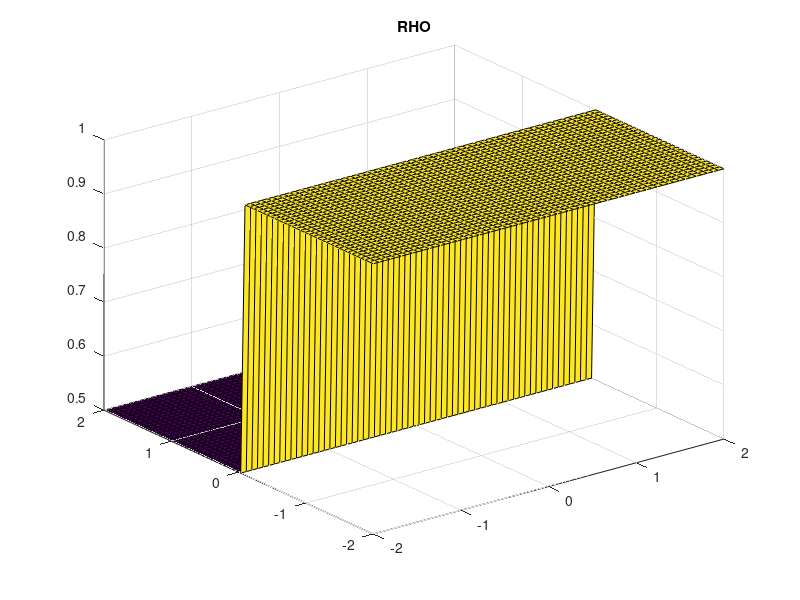
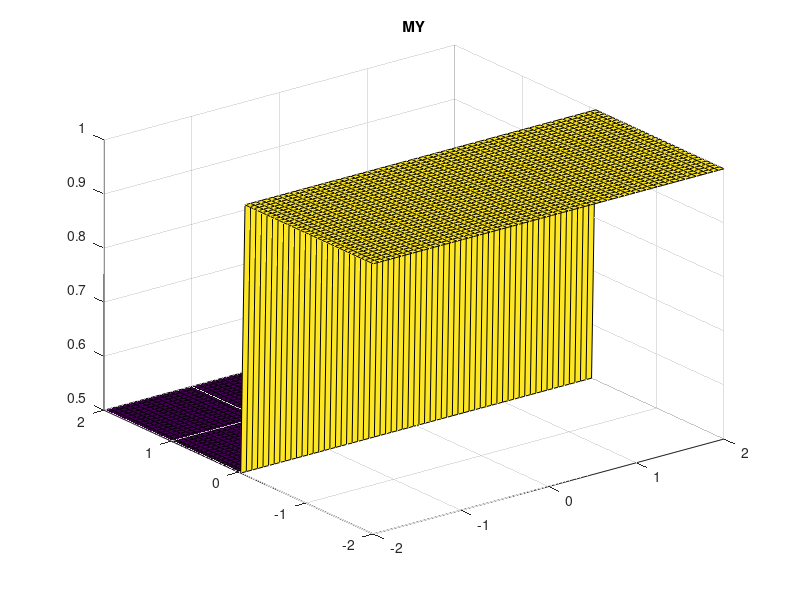
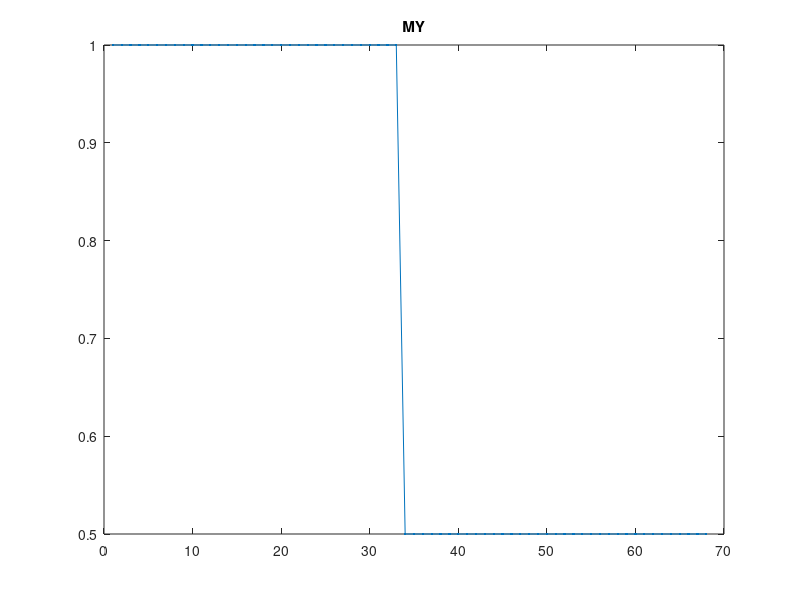

The MATLAB script that drew these images, in order: (Note: this script raises an error after producing the figures.)
clear all; clc;% close all;
% Lax-Wendroff Scheme for solving the compressible Euler Equations

% Domain initialization
nx   =  64 ; ny   =  64 ;
xmax =  2.0; ymax =  2.0;
xmin = -2.0; ymin = -2.0;
dx = (xmax-xmin)/(nx-1);
dy = (ymax-ymin)/(ny-1);
[X,Y] = meshgrid(xmin:dx:xmax,ymin:dy:ymax);

% Time initialization
tmax = 100;
CFL  = 0.1;
dt   = CFL*min(dx,dy);
Cx   = dt/dx;
Cy   = dt/dy;

% Switches
TVD = 2;                  % 1=MinMod, 2=Superbee, 3=Nonlinear Superbee
BC  = 2;                  % 1=Reflective, 2=Periodic
SCH = 1;                  % 1=Lax-Wendroff, 2=MPDATA

% Physical Constants
gamma = 1.4;

% Initial Conditions
RHO = ones (ny+4,nx+4);
MX  = zeros(ny+4,nx+4);
MY  = ones (ny+4,nx+4);
E   = ones (ny+4,nx+4);
P   = ones (ny+4,nx+4);

% RHO(3:ny+2,3:nx+2) = exp(-2*(X.^2+Y.^2)) + 1;
% RHO(ny/2-ny/4:ny/2+ny/4,:) = 2;
RHO(ny/2+2:ny+4,:) = 0.5;
% MY (ny/2+2:ny+4,:) = 0.5;
MY = RHO;
P  (ny/2+2:ny+4,:) = 0.5;

figure(1),surf(X,Y,RHO(3:ny+2,3:nx+2)), title('RHO')
figure(2),surf(X,Y,MY (3:ny+2,3:nx+2)), title('MY' )
figure(3),plot(MY(:,34),'.-'         ), title('MY' )

RHO_New = RHO;


for t=0:dt:tmax
% Boundary Conditions
if BC == 1 % Reflective BC
    RHO(2,:) = RHO(3,:); P(2,:) = P(3,:); E(2,:) = E(3,:);
    RHO(1,:) = RHO(2,:); P(1,:) = P(2,:); E(1,:) = E(2,:);
    RHO(:,2) = RHO(:,3); P(:,2) = P(:,3); E(:,2) = E(:,3);
    RHO(:,1) = RHO(:,2); P(:,1) = P(:,2); E(:,1) = E(:,2);
    
    MX(2,:) = -MX(3,:); MY(2,:) = -MY(3,:);
    MX(1,:) =  MX(2,:); MY(1,:) =  MY(2,:);
    MX(:,2) = -MX(:,3); MY(:,2) = -MY(:,3);
    MX(:,1) =  MX(:,2); MY(:,1) =  MY(:,2);
    
    RHO(ny+3,:) = RHO(ny+2,:); P(ny+3,:) = P(ny+2,:); E(ny+3,:) = E(ny+2,:);
    RHO(ny+4,:) = RHO(ny+2,:); P(ny+4,:) = P(ny+2,:); E(ny+4,:) = E(ny+2,:);
    RHO(:,nx+3) = RHO(:,nx+2); P(:,nx+3) = P(:,nx+2); E(:,nx+3) = E(:,nx+2);
    RHO(:,nx+4) = RHO(:,nx+2); P(:,nx+4) = P(:,nx+2); E(:,nx+4) = E(:,nx+2);
    
    MX(ny+3,:) = -MX(ny+2,:); MY(ny+3,:) = -MY(ny+2,:);
    MX(ny+4,:) =  MX(ny+3,:); MY(ny+4,:) =  MY(ny+3,:);
    MX(:,nx+3) = -MX(:,nx+2); MY(:,nx+3) = -MY(:,nx+2);
    MX(:,nx+4) =  MX(:,nx+3); MY(:,nx+4) =  MY(:,nx+3);
    
elseif BC == 2 % Periodic BC
    RHO(2,:) = RHO(ny+2,:); P(2,:) = P(ny+2,:); E(2,:) = E(ny+2,:);
    RHO(1,:) = RHO(ny+1,:); P(1,:) = P(ny+1,:); E(1,:) = E(ny+1,:);
    RHO(:,2) = RHO(:,nx+2); P(:,2) = P(:,nx+2); E(:,2) = E(:,nx+2);
    RHO(:,1) = RHO(:,nx+1); P(:,1) = P(:,nx+1); E(:,1) = E(:,nx+1);
    
    MX(2,:) = MX(ny+2,:); MY(2,:) = MY(ny+2,:);
    MX(1,:) = MX(ny+1,:); MY(1,:) = MY(ny+1,:);
    MX(:,2) = MX(:,nx+2); MY(:,2) = MY(:,nx+2);
    MX(:,1) = MX(:,nx+1); MY(:,1) = MY(:,nx+1);
    
    RHO(ny+3,:) = RHO(3,:); P(ny+3,:) = P(3,:); E(ny+3,:) = E(3,:);
    RHO(ny+4,:) = RHO(4,:); P(ny+4,:) = P(4,:); E(ny+4,:) = E(4,:);
    RHO(:,nx+3) = RHO(:,3); P(:,nx+3) = P(:,3); E(:,nx+3) = E(:,3);
    RHO(:,nx+4) = RHO(:,4); P(:,nx+4) = P(:,4); E(:,nx+4) = E(:,4);
    
    MX(ny+3,:) = MX(3,:); MY(ny+3,:) = MY(3,:);
    MX(ny+4,:) = MX(4,:); MY(ny+4,:) = MY(4,:);
    MX(:,nx+3) = MX(:,3); MY(:,nx+3) = MY(:,3);
    MX(:,nx+4) = MX(:,4); MY(:,nx+4) = MY(:,4);
end

% First Pass
j = 1:ny+2;
i = 1:nx+2;
% X Direction
% Density
RHOx (j,i) = 0.5*(RHO(j+2,i+2)+RHO(j+2,i+1))...
    - Cx/2*(MX(j+2,i+2)-MX(j+2,i+1));

% X Momentum
MXx  (j,i) = 0.5*(MX(j+2,i+2)+MX(j+2,i+1))...
    - Cx/2*((MX(j+2,i+2).^2./RHO(j+2,i+2)+P(j+2,i+2))...
          - (MX(j+2,i+1).^2./RHO(j+2,i+1)+P(j+2,i+1)));
% Y Momentum
MYx  (j,i) = 0.5*(MY(j+2,i+2)+MY(j+2,i+1))...
    - Cx/2*(MX(j+2,i+2).*MY(j+2,i+2)./RHO(j+2,i+2)...
          - MX(j+2,i+1).*MY(j+2,i+1)./RHO(j+2,i+1));
% Energy Flux
Ex   (j,i) = 0.5*(E(j+2,i+2)+E(j+2,i+1))...
    - Cx/2*((E(j+2,i+2)+P(j+2,i+2)).*MX(j+2,i+2)./RHO(j+2,i+2)...
          - (E(j+2,i+1)+P(j+2,i+1)).*MX(j+2,i+1)./RHO(j+2,i+1));
% Pressure
Px   (j,i) = (gamma-1)*Ex(j,i)-0.5*((MXx(j,i).^2+MYx(j,i).^2)./RHOx(j,i));

% Y Direction
RHOy (j,i) = 0.5*(RHO(j+2,i+2)+RHO(j+1,i+2))...
    - Cy/2*(MY(j+2,i+2)-MY(j+1,i+2));
% X Momentum
MXy  (j,i) = 0.5*(MX(j+2,i+2)+MX(j+1,i+2))...
    - Cy/2*(MY(j+2,i+2).*MX(j+2,i+2)./RHO(j+2,i+2)...
          - MY(j+1,i+2).*MX(j+1,i+2)./RHO(j+1,i+2));
% Y Momentum
MYy  (j,i) = 0.5*(MY(j+2,i+2)+MY(j+1,i+2))...
    - Cy/2*((MY(j+2,i+2).^2./RHO(j+2,i+2)+P(j+2,i+2))...
          - (MY(j+1,i+2).^2./RHO(j+1,i+2)+P(j+1,i+2)));
% Energy Flux
Ey   (j,i) = 0.5*(E(j+2,i+2)+E(j+1,i+2))...
    - Cy/2*((E(j+2,i+2)+P(j+2,i+2)).*MY(j+2,i+2)./RHO(j+2,i+2)...
          - (E(j+1,i+2)+P(j+1,i+2)).*MY(j+1,i+2)./RHO(j+1,i+2));
% Pressure
Py   (j,i) = (gamma-1)*Ey(j,i)-0.5*((MXy(j,i).^2+MYy(j,i).^2)./RHOy(j,i));

% Second Pass
j = 3:ny+2;
i = 3:nx+2;

nuplusy  = abs(MYy(j-1,i-2)./RHOy(j-1,i-2)...
    +sqrt(gamma*Py(j-1,i-2)./RHOy(j-1,i-2)))*Cy;
nuplusx  = abs(MXx(j-2,i-1)./RHOx(j-2,i-1)...
    +sqrt(gamma*Px(j-2,i-1)./RHOx(j-2,i-1)))*Cx;
numinusy = abs(MYy(j-2,i-2)./RHOy(j-2,i-2)...
    +sqrt(gamma*Py(j-2,i-2)./RHOy(j-2,i-2)))*Cy;
numinusx = abs(MXx(j-2,i-2)./RHOx(j-2,i-2)...
    +sqrt(gamma*Px(j-2,i-2)./RHOx(j-2,i-2)))*Cx;

% Mass Conservation
if SCH == 1 % Use Lax-Wendroff
% nuplusy  = abs(MYy(j-1,i-2)./RHOy(j-1,i-2)...
%     -sqrt(gamma*Py(j-1,i-2)./RHOy(j-1,i-2)))*Cy;
% nuplusx  = abs(MXx(j-2,i-1)./RHOx(j-2,i-1)...
%     -sqrt(gamma*Px(j-2,i-1)./RHOx(j-2,i-1)))*Cx;
% numinusy = abs(MYy(j-2,i-2)./RHOy(j-2,i-2)...
%     -sqrt(gamma*Py(j-2,i-2)./RHOy(j-2,i-2)))*Cy;
% numinusx = abs(MXx(j-2,i-2)./RHOx(j-2,i-2)...
%     -sqrt(gamma*Px(j-2,i-2)./RHOx(j-2,i-2)))*Cx;
       
RHO_New (j,i) = RHO(j,i) - Cx*(MXx(j-2,i-1)-MXx(j-2,i-2))...
                         - Cy*(MYy(j-1,i-2)-MYy(j-2,i-2))...
    - wminusx(RHO,j,i,numinusx,TVD).*(RHO(j  ,i  )-RHO(j  ,i-1))...
    + wplusx (RHO,j,i,nuplusx ,TVD).*(RHO(j  ,i+1)-RHO(j  ,i  ))...
    - wminusy(RHO,j,i,numinusy,TVD).*(RHO(j  ,i  )-RHO(j-1,i  ))...
    + wplusy (RHO,j,i,nuplusy ,TVD).*(RHO(j+1,i  )-RHO(j  ,i  ));

elseif SCH == 2 % Use MPDATA
U_halfp (j,i) = (MX(j,i+1)./RHO(j,i+1) + MX(j,i  )./RHO(j,i  ))*Cx/2;
U_halfm (j,i) = (MX(j,i  )./RHO(j,i  ) + MX(j,i-1)./RHO(j,i-1))*Cx/2;
V_halfp (j,i) = (MY(j+1,i)./RHO(j+1,i) + MY(j,i  )./RHO(j,i  ))*Cy/2;
V_halfm (j,i) = (MY(j,i  )./RHO(j,i  ) + MY(j-1,i)./RHO(j-1,i))*Cy/2;

RHO_New (j,i) = RHO(j,i) - (MPDATA(RHO(j,i  ),RHO(j,i+1),U_halfp(j,i))...
                          - MPDATA(RHO(j,i-1),RHO(j,i  ),U_halfm(j,i)))...
                         - (MPDATA(RHO(j,i  ),RHO(j+1,i),V_halfp(j,i))...
                          - MPDATA(RHO(j-1,i),RHO(j,i  ),V_halfm(j,i)));
                      
U_d_p   (j,i) = dt/dx*((abs(U_halfp(j,i))-U_halfp(j,i).^2).*...
    d_px(j,i  ,RHO_New) - U_halfp(j,i).*V_halfp(j,i).*d_py(j,i  ,RHO_New));
U_d_m   (j,i) = dt/dx*((abs(U_halfm(j,i))-U_halfm(j,i).^2).*...
    d_px(j,i-1,RHO_New) - U_halfm(j,i).*V_halfm(j,i).*d_py(j,i-1,RHO_New));
V_d_p   (j,i) = dt/dy*((abs(V_halfp(j,i))-V_halfp(j,i).^2).*...
    d_py(j  ,i,RHO_New) - U_halfp(j,i).*V_halfp(j,i).*d_px(j  ,i,RHO_New));
V_d_m   (j,i) = dt/dy*((abs(V_halfm(j,i))-V_halfm(j,i).^2).*...
    d_py(j-1,i,RHO_New) - U_halfm(j,i).*V_halfm(j,i).*d_px(j-1,i,RHO_New));

RHO_New (j,i) = RHO_New(j,i) - (MPDATA(RHO_New(j,i  ),RHO_New(j,i+1),U_d_p(j,i))...
                              - MPDATA(RHO_New(j,i-1),RHO_New(j,i  ),U_d_m(j,i)))...
                             - (MPDATA(RHO_New(j,i  ),RHO_New(j+1,i),V_d_p(j,i))...
                              - MPDATA(RHO_New(j-1,i),RHO_New(j,i  ),V_d_m(j,i)));

end

% j = 3:ny+2;
% i = 3:nx+2;
% 
% U_halfp (j,i) = (MX(j,i+1)./RHO(j,i+1) + MX(j,i  )./RHO(j,i  ))*Cx/2;
% U_halfm (j,i) = (MX(j,i  )./RHO(j,i  ) + MX(j,i-1)./RHO(j,i-1))*Cx/2;
% V_halfp (j,i) = (MY(j+1,i)./RHO(j+1,i) + MY(j,i  )./RHO(j,i  ))*Cy/2;
% V_halfm (j,i) = (MY(j,i  )./RHO(j,i  ) + MY(j-1,i)./RHO(j-1,i))*Cy/2;
% 
% RHO_New (j,i) = RHO(j,i) - (MPDATA(RHO(j,i  ),RHO(j,i+1),U_halfp(j,i))...
%                           - MPDATA(RHO(j,i-1),RHO(j,i  ),U_halfm(j,i)))...
%                          - (MPDATA(RHO(j,i  ),RHO(j+1,i),V_halfp(j,i))...
%                           - MPDATA(RHO(j-1,i),RHO(j,i  ),V_halfm(j,i)));
%                       
% U_d_p   (j,i) = dt/dx*((abs(U_halfp(j,i))-U_halfp(j,i).^2).*...
%     d_px(j,i  ,RHO_New) - U_halfp(j,i).*V_halfp(j,i).*d_py(j,i  ,RHO_New));
% U_d_m   (j,i) = dt/dx*((abs(U_halfm(j,i))-U_halfm(j,i).^2).*...
%     d_px(j,i-1,RHO_New) - U_halfm(j,i).*V_halfm(j,i).*d_py(j,i-1,RHO_New));
% V_d_p   (j,i) = dt/dy*((abs(V_halfp(j,i))-V_halfp(j,i).^2).*...
%     d_py(j  ,i,RHO_New) - U_halfp(j,i).*V_halfp(j,i).*d_px(j  ,i,RHO_New));
% V_d_m   (j,i) = dt/dy*((abs(V_halfm(j,i))-V_halfm(j,i).^2).*...
%     d_py(j-1,i,RHO_New) - U_halfm(j,i).*V_halfm(j,i).*d_px(j-1,i,RHO_New));
% 
% RHO (j,i)     = RHO_New(j,i) - (MPDATA(RHO_New(j,i  ),RHO_New(j,i+1),U_d_p(j,i))...
%                               - MPDATA(RHO_New(j,i-1),RHO_New(j,i  ),U_d_m(j,i)))...
%                              - (MPDATA(RHO_New(j,i  ),RHO_New(j+1,i),V_d_p(j,i))...
%                               - MPDATA(RHO_New(j-1,i),RHO_New(j,i  ),V_d_m(j,i)));

RHO = RHO_New;
MY  = RHO_New;
plot1(1:length(j)  ,1) = RHO(j,34);
if BC == 2, plot1(length(j)+j-2,1) = RHO(j,34); end

if mod(t,50*dt) == 0
%     figure(1),surf(X,Y,RHO(j,i)), title('RHO')
%     figure(2),surf(X,Y,MY (j,i)), title('MY' )
    figure(3),plot(plot1,'.-'), title('RHO')
    axis([1 128 0 1])
end
end